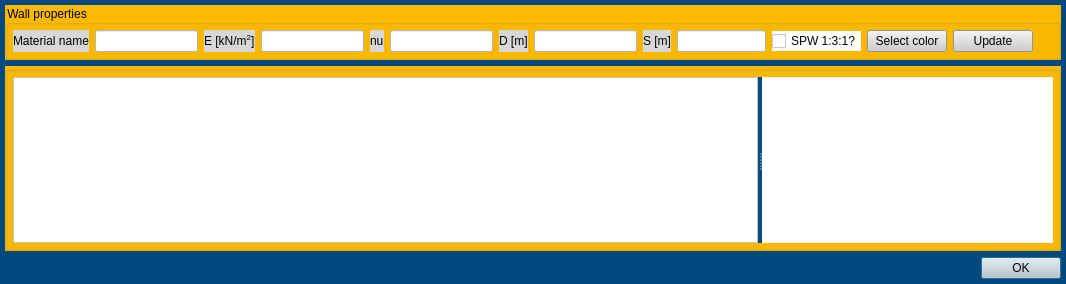
<?xml version="1.0" encoding="UTF-8"?>
<ui version="4.0">
 <class>Dialog</class>
 <widget class="QDialog" name="Dialog">
  <property name="geometry">
   <rect>
    <x>0</x>
    <y>0</y>
    <width>1066</width>
    <height>284</height>
   </rect>
  </property>
  <property name="windowTitle">
   <string>Dialog</string>
  </property>
  <property name="styleSheet">
   <string notr="true">QWidget{background-color: rgb(0, 74, 127);}

QTableWidget{background-color: rgb(255, 255, 255);}

QCheckBox{background-color: rgb(255, 255, 255);}

QWidget#widget{background-color: rgb(255, 255, 255);}

QGroupBox{background-color: rgb(251, 185, 0);}

QPushButton{background-color: rgb(205, 205, 205);}

QLineEdit{background-color:rgb(255, 255, 255);}

QLabel{background-color:rgb(215, 215, 215);}</string>
  </property>
  <layout class="QVBoxLayout" name="verticalLayout">
   <property name="leftMargin">
    <number>5</number>
   </property>
   <property name="topMargin">
    <number>5</number>
   </property>
   <property name="rightMargin">
    <number>5</number>
   </property>
   <property name="bottomMargin">
    <number>5</number>
   </property>
   <item>
    <widget class="QGroupBox" name="groupBox">
     <property name="title">
      <string>Wall properties</string>
     </property>
     <layout class="QHBoxLayout" name="horizontalLayout_2">
      <property name="leftMargin">
       <number>5</number>
      </property>
      <property name="topMargin">
       <number>5</number>
      </property>
      <property name="rightMargin">
       <number>5</number>
      </property>
      <property name="bottomMargin">
       <number>5</number>
      </property>
      <item>
       <layout class="QHBoxLayout" name="horizontalLayout">
        <item>
         <widget class="QLabel" name="label">
          <property name="text">
           <string>Material name</string>
          </property>
         </widget>
        </item>
        <item>
         <widget class="QLineEdit" name="lineEdit"/>
        </item>
        <item>
         <widget class="QLabel" name="label_2">
          <property name="text">
           <string>E [kN/m&lt;sup&gt;2&lt;/sup&gt;]</string>
          </property>
         </widget>
        </item>
        <item>
         <widget class="QLineEdit" name="lineEdit_2"/>
        </item>
        <item>
         <widget class="QLabel" name="label_4">
          <property name="text">
           <string>nu</string>
          </property>
         </widget>
        </item>
        <item>
         <widget class="QLineEdit" name="lineEdit_4"/>
        </item>
        <item>
         <widget class="QLabel" name="label_3">
          <property name="text">
           <string>D [m]</string>
          </property>
         </widget>
        </item>
        <item>
         <widget class="QLineEdit" name="lineEdit_3"/>
        </item>
       </layout>
      </item>
      <item>
       <widget class="QLabel" name="label_5">
        <property name="text">
         <string>S [m]</string>
        </property>
       </widget>
      </item>
      <item>
       <widget class="QLineEdit" name="lineEdit_5"/>
      </item>
      <item>
       <widget class="QCheckBox" name="checkBox">
        <property name="text">
         <string>SPW 1:3:1?</string>
        </property>
       </widget>
      </item>
      <item>
       <widget class="QPushButton" name="pushButton_3">
        <property name="text">
         <string>Select color</string>
        </property>
       </widget>
      </item>
      <item>
       <widget class="QPushButton" name="pushButton">
        <property name="text">
         <string>Update</string>
        </property>
       </widget>
      </item>
      <item>
       <spacer name="horizontalSpacer">
        <property name="orientation">
         <enum>Qt::Horizontal</enum>
        </property>
        <property name="sizeHint" stdset="0">
         <size>
          <width>40</width>
          <height>20</height>
         </size>
        </property>
       </spacer>
      </item>
     </layout>
    </widget>
   </item>
   <item>
    <widget class="QGroupBox" name="groupBox_2">
     <property name="sizePolicy">
      <sizepolicy hsizetype="Expanding" vsizetype="Expanding">
       <horstretch>0</horstretch>
       <verstretch>0</verstretch>
      </sizepolicy>
     </property>
     <property name="title">
      <string/>
     </property>
     <layout class="QHBoxLayout" name="horizontalLayout_3">
      <property name="leftMargin">
       <number>5</number>
      </property>
      <property name="topMargin">
       <number>5</number>
      </property>
      <property name="rightMargin">
       <number>5</number>
      </property>
      <property name="bottomMargin">
       <number>5</number>
      </property>
      <item>
       <widget class="QSplitter" name="splitter">
        <property name="orientation">
         <enum>Qt::Horizontal</enum>
        </property>
        <widget class="QTableWidget" name="tableWidget"/>
        <widget class="QWidget" name="widget" native="true"/>
       </widget>
      </item>
     </layout>
    </widget>
   </item>
   <item>
    <widget class="QDialogButtonBox" name="buttonBox">
     <property name="orientation">
      <enum>Qt::Horizontal</enum>
     </property>
     <property name="standardButtons">
      <set>QDialogButtonBox::Ok</set>
     </property>
    </widget>
   </item>
  </layout>
 </widget>
 <resources/>
 <connections/>
</ui>
